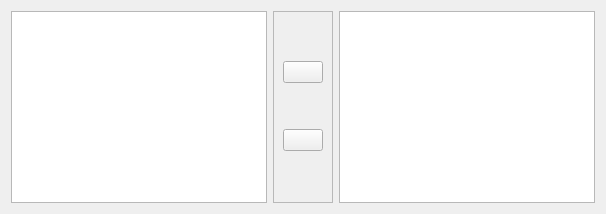
             <widget class="QWidget" name="tab_4">
              <attribute name="title">
               <string>PSID</string>
              </attribute>
              <layout class="QHBoxLayout" name="horizontalLayout_31">
               <item>
                <widget class="QListWidget" name="listWidget_PSID_Left"/>
               </item>
               <item>
                <widget class="QFrame" name="frame_30">
                 <property name="frameShape">
                  <enum>QFrame::StyledPanel</enum>
                 </property>
                 <property name="frameShadow">
                  <enum>QFrame::Raised</enum>
                 </property>
                 <layout class="QVBoxLayout" name="verticalLayout_37">
                  <item>
                   <widget class="QPushButton" name="pushButton_PSID_Add">
                    <property name="text">
                     <string/>
                    </property>
                    <property name="icon">
                     <iconset resource="../resources/resources.qrc">
                      <normaloff>:/icon/theme/active/rightarrow.svg</normaloff>:/icon/theme/active/rightarrow.svg</iconset>
                    </property>
                    <property name="iconSize">
                     <size>
                      <width>20</width>
                      <height>20</height>
                     </size>
                    </property>
                   </widget>
                  </item>
                  <item>
                   <widget class="QPushButton" name="pushButton_PSID_Delete">
                    <property name="text">
                     <string/>
                    </property>
                    <property name="icon">
                     <iconset resource="../resources/resources.qrc">
                      <normaloff>:/icon/theme/active/leftarrow.svg</normaloff>:/icon/theme/active/leftarrow.svg</iconset>
                    </property>
                    <property name="iconSize">
                     <size>
                      <width>20</width>
                      <height>20</height>
                     </size>
                    </property>
                   </widget>
                  </item>
                 </layout>
                </widget>
               </item>
               <item>
                <widget class="QListWidget" name="listWidget_PSID_Right"/>
               </item>
              </layout>
             </widget>
